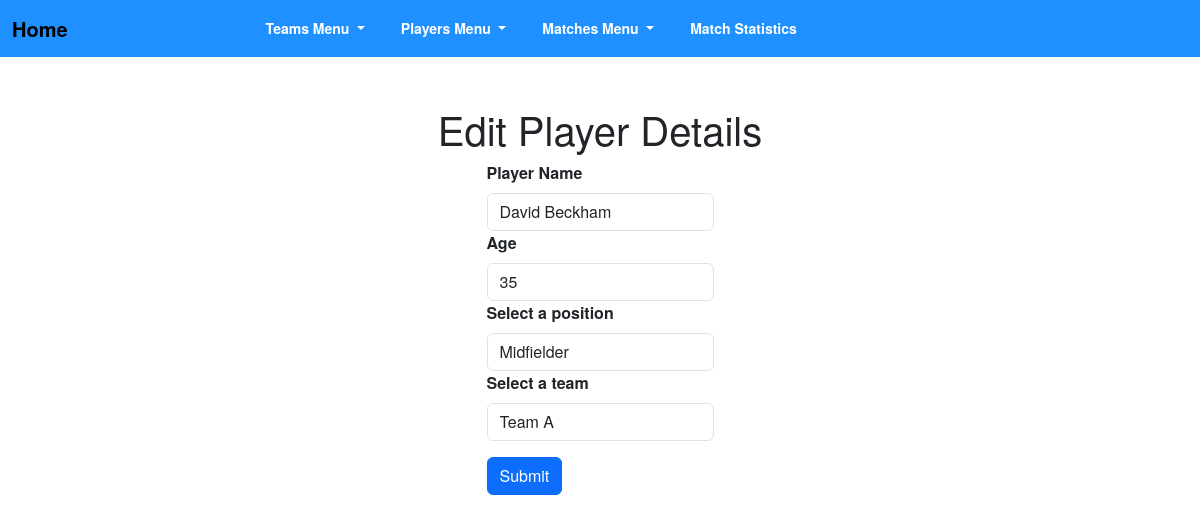
/editPlayer.php?id=1, run on the app's committed database.
### tables this page shows
CREATE TABLE IF NOT EXISTS players(
    id INT AUTO_INCREMENT PRIMARY KEY,
    name VARCHAR(150) NOT NULL,
    age INT NOT NULL,
    position ENUM('striker', 'midfielder', 'defender', 'goalkeeper'),
    team_id INT,
    FOREIGN KEY (team_id) REFERENCES teams(id) ON DELETE CASCADE ON UPDATE CASCADE
    );

CREATE TABLE IF NOT EXISTS teams(
    id INT AUTO_INCREMENT PRIMARY KEY,
    name VARCHAR(150) NOT NULL,
    city VARCHAR(150) NOT NULL
    );

### editPlayer.php (the view, shortened to what this page needs)
<?php
include 'header.php';
$conn = include 'connect.php';
if (isset($_GET['id'])) {
    $player_id = $_GET['id'];
    $sql = "SELECT * FROM players WHERE id = ?";
    $stmt = $conn->prepare($sql);
    $stmt->bind_param("i", $player_id);
    $stmt->execute();
    $player = $stmt->get_result()->fetch_assoc();
    $sql = "SELECT * FROM teams";
    $stmt = $conn->prepare($sql);
    $stmt->execute();
    $teams = $stmt->get_result();
} else {
    echo "No player selected!";
    exit();
}
?>
<div class="container mt-5">
    <h1>Edit Player Details</h1>
    <form action="" method="post">
        <div class="mb-3">
            <label for="name" class="form-label">Player Name</label>
            <input type="text" class="form-control" id="name" name="name" required
                   value="<?php echo $player['name']; ?>">
            <label for="age" class="form-label">Age</label>
            <input type="number" class="form-control" id="age" name="age" required
                   value="<?php echo $player['age']; ?>">
            <label for="position" class="form-label">Select a position</label>
            <select class="form-control" id="position" name="position" required>
                <option value="midfielder" <?php echo ($player['position'] == 'midfielder') ? 'selected' : ''; ?> >
                    Midfielder
                </option>
            </select>
            <label for="team" class="form-label">Select a team</label>
            <select class="form-control" id="team" name="team" required>
                <?php foreach ($teams as $team) { ?>
                    <option value="<?php echo $team['id'] ?>" <?php echo ($player['team_id'] == $team['id']) ? 'selected' : ''; ?>>
                        <?php echo $team['name'] ?></option>
                <?php } ?>
            </select>
        </div>
        <button type="submit" class="btn btn-primary">Submit</button>
    </form>
</div>

### static/styles/main.css (style rules this page uses)
.container { display: flex; flex-direction: column; align-items: center; }
body { font-family: "Helvetica Neue", Helvetica, Arial, sans-serif; font-weight: 700; display: flex; flex-direction: column; min-height: 100vh; background: white; }

### data on the page
players: name "David Beckham", age "35", position "Midfielder", team "Team A"
